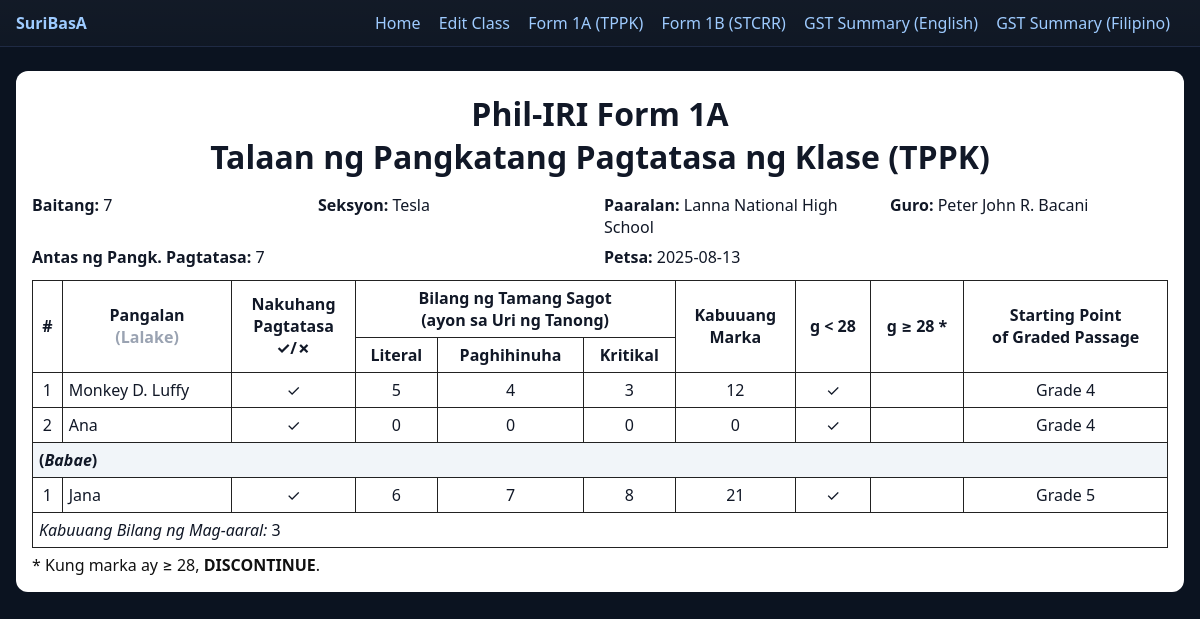
The app's page /form1a/1 with its own data.
### app.py (models this page shows)
class Class(db.Model):
    id = db.Column(db.Integer, primary_key=True)
    teacher = db.Column(db.String(120), default="")
    school = db.Column(db.String(120), default="")
    grade = db.Column(db.Integer, default=7)
    section = db.Column(db.String(80), default="")
    screening_level_eng = db.Column(db.String(20), default="GST")
    screening_level_fil = db.Column(db.String(20), default="GST")
    date_text = db.Column(db.String(40), default="")

class Learner(db.Model):
    id = db.Column(db.Integer, primary_key=True)
    class_id = db.Column(db.Integer, db.ForeignKey("class.id"), nullable=False)
    name = db.Column(db.String(120), default="")
    gender = db.Column(db.String(1), default="M")
    took_eng = db.Column(db.Boolean, default=True)
    took_fil = db.Column(db.Boolean, default=True)
    eng_literal = db.Column(db.Integer, default=0)
    eng_inferential = db.Column(db.Integer, default=0)
    eng_critical = db.Column(db.Integer, default=0)
    fil_literal = db.Column(db.Integer, default=0)
    fil_inferential = db.Column(db.Integer, default=0)
    fil_critical = db.Column(db.Integer, default=0)

### app.py (the view)
@app.get("/form1a/<int:class_id>")
def form1a(class_id):
    c = Class.query.get_or_404(class_id)
    learners = (
        Learner.query.filter_by(class_id=class_id)
        .order_by(Learner.gender.desc(), Learner.id.asc())
        .all()
    )
    m, f = split_by_gender(learners)
    return render_template(
        "form1a.html",
        cls=c,
        males=m,
        females=f,
        items_total=ITEMS_TOTAL,
        disc=DISCONTINUE_THRESHOLD,
        one_below=ONE_BELOW_THRESHOLD,
        compute_total=compute_total,
        starting_point_for=starting_point_for,
    )

### app.py (called while the page is built)
def compute_total(lit, inf, cri):
    return int(lit or 0) + int(inf or 0) + int(cri or 0)

def starting_point_for(grade: int, total: int) -> str:
    if total >= DISCONTINUE_THRESHOLD:
        return "DISCONTINUE"
    base = max(1, int(grade) - 1)
    start_level = max(1, base - 1 if total >= ONE_BELOW_THRESHOLD else base - 2)
    return f"Grade {start_level}"

def split_by_gender(learners: List[Learner]):
    males = [x for x in learners if (x.gender or "M").upper().startswith("M")]
    females = [x for x in learners if (x.gender or "F").upper().startswith("F")]
    return males, females

### templates/form1a.html
{% extends "base.html" %}
{% block content %}
<div class="printable">
  <h1 class="center">Phil‑IRI Form 1A<br>Talaan ng Pangkatang Pagtatasa ng Klase (TPPK)</h1>
  <div class="meta2">
    <div><b>Baitang:</b> {{cls.grade}}</div><div><b>Seksyon:</b> {{cls.section or '—'}}</div>
    <div><b>Paaralan:</b> {{cls.school or '—'}}</div><div><b>Guro:</b> {{cls.teacher or '—'}}</div>
    <div style="grid-column: 1 / span 2"><b>Antas ng Pangk. Pagtatasa:</b> {{cls.screening_level_fil}}</div>
    <div style="grid-column: 3 / span 2"><b>Petsa:</b> {{cls.date_text or '—'}}</div>
  </div>
  <table class="formtable">
    <thead>
      <tr>
        <th rowspan="2" class="c">#</th>
        <th rowspan="2">Pangalan<br><span class="muted">(Lalake)</span></th>
        <th rowspan="2" class="c">Nakuhang<br>Pagtatasa<br>✓/✗</th>
        <th colspan="3" class="c">Bilang ng Tamang Sagot<br>(ayon sa Uri ng Tanong)</th>
        <th rowspan="2" class="c">Kabuuang<br>Marka</th>
        <th rowspan="2" class="c">g &lt; 28</th>
        <th rowspan="2" class="c">g ≥ 28 *</th>
        <th rowspan="2" class="c">Starting Point<br>of Graded Passage</th>
      </tr>
      <tr>
        <th class="c">Literal</th><th class="c">Paghihinuha</th><th class="c">Kritikal</th>
      </tr>
    </thead>
    <tbody>
      {% for s in males %}
      {% set tot = compute_total(s.fil_literal, s.fil_inferential, s.fil_critical) %}
      <tr>
        <td class="c">{{ loop.index }}</td>
        <td>{{ s.name }}</td>
        <td class="c">{{ "✓" if s.took_fil else "✗" }}</td>
        <td class="c">{{ s.fil_literal }}</td>
        <td class="c">{{ s.fil_inferential }}</td>
        <td class="c">{{ s.fil_critical }}</td>
        <td class="c">{{ tot }}</td>
        <td class="c">{{ "✓" if tot < disc else "" }}</td>
        <td class="c">{{ "✓" if tot >= disc else "" }}</td>
        <td class="c">{{ starting_point_for(cls.grade, tot) }}</td>
      </tr>
      {% endfor %}
      <tr><td colspan="10" class="subhdr">(<i>Babae</i>)</td></tr>
      {% for s in females %}
      {% set tot = compute_total(s.fil_literal, s.fil_inferential, s.fil_critical) %}
      <tr>
        <td class="c">{{ loop.index }}</td>
        <td>{{ s.name }}</td>
        <td class="c">{{ "✓" if s.took_fil else "✗" }}</td>
        <td class="c">{{ s.fil_literal }}</td>
        <td class="c">{{ s.fil_inferential }}</td>
        <td class="c">{{ s.fil_critical }}</td>
        <td class="c">{{ tot }}</td>
        <td class="c">{{ "✓" if tot < disc else "" }}</td>
        <td class="c">{{ "✓" if tot >= disc else "" }}</td>
        <td class="c">{{ starting_point_for(cls.grade, tot) }}</td>
      </tr>
      {% endfor %}
      <tr class="footer">
        <td colspan="10"><i>Kabuuang Bilang ng Mag-aaral:</i> {{ (males|length) + (females|length) }}</td>
      </tr>
    </tbody>
  </table>
  <div class="printnote">* Kung marka ay ≥ {{disc}}, <b>DISCONTINUE</b>.</div>
</div>
{% endblock %}

### static/app.css (style rules this page uses)
:root { --bg:#0b1320; --card:#0f172a; --text:#e2e8f0; --muted:#9aa3b2; --border:#1f2a44; --brand:#3b82f6; --ok:#16a34a; --warn:#f59e0b; }
* { box-sizing:border-box }
body { margin:0;background:var(--bg);color:var(--text);font-family:system-ui,-apple-system,Segoe UI,Roboto,Ubuntu,Arial,sans-serif }
h1,h2 { margin:.3rem 0 1rem }
.muted { color:var(--muted) }
.printable { background:white;color:#111827;border-radius:12px;padding:16px }
.center { text-align:center }
.meta2 { display:grid;grid-template-columns:repeat(4,1fr);gap:8px;margin:10px 0 12px }
.formtable { width:100%;border-collapse:collapse }
.formtable th,.formtable td { border:1px solid #222;padding:6px }
.formtable .c { text-align:center }
.formtable .subhdr { background:#f1f5f9;font-weight:700 }
.printnote { margin-top:6px;color:#111 }

### records on screen
Class: grade "7", section "Tesla", school "Lanna National High School", teacher "Peter John R. Bacani", screening_level_fil "7", date_text "2025-08-13", grade "Grade 4", grade "Grade 5"
Learner: name "Monkey D. Luffy", took_fil "✓", fil_literal "5", fil_inferential "4", fil_critical "3", tot "12", value "✓"
Learner: name "Ana", took_fil "✓", fil_literal "0", fil_inferential "0", fil_critical "0", tot "0", value "✓"
Learner: name "Jana", took_fil "✓", fil_literal "6", fil_inferential "7", fil_critical "8", tot "21", value "✓"

### other values on screen
{{ (males|length) + (females|length) }} "3"
{{ disc }} "28"
